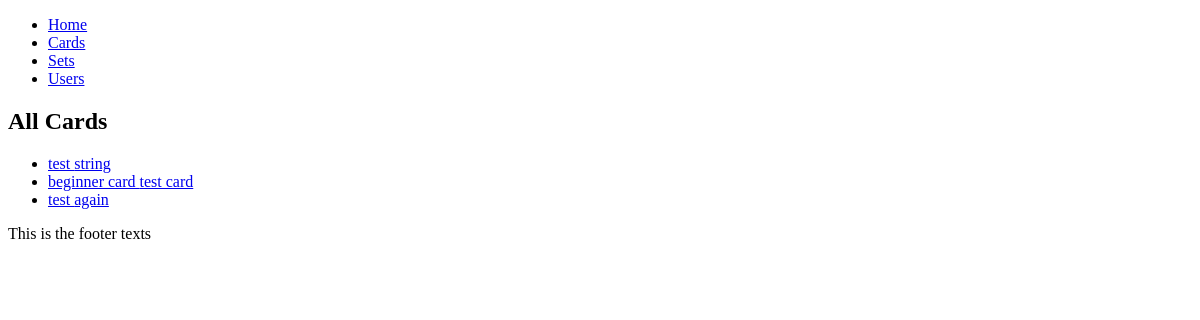
Before: /cards with the older database file.
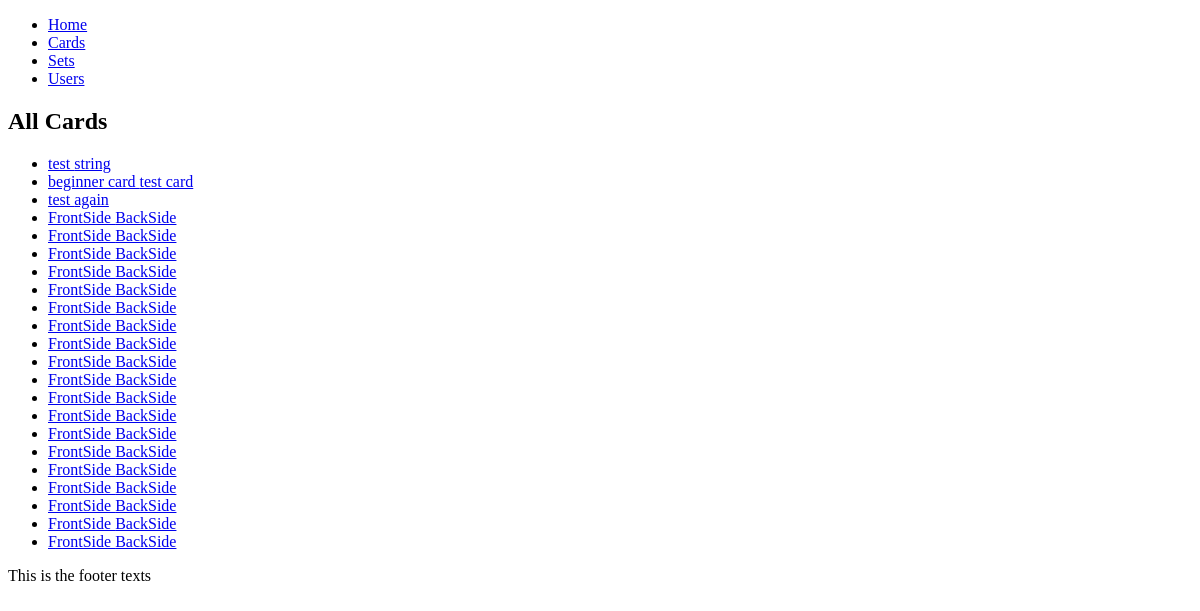
After: the same page with the newer database file.
### main.py (models this page shows)
class Card(SQLModel, table=True):
    id: int | None = Field(default=None, primary_key=True)
    front: str
    back: str
    set_id: int | None = Field(default=None, foreign_key="set.id")
    set: Set | None = Relationship(back_populates="cards")

### main.py (the view)
@app.get("/cards")
async def getCards(request:Request, session: SessionDep , q:str=""):
    search_results = []
    if q:
        cards = session.exec(select(Card).where(Card.front.contains(q))).all()
    else:
        cards = session.exec(select(Card)).all()
    return templates.TemplateResponse(request, "cards.html", {"cards": cards})

### templates/cards.html
{% extends "base.html" %}
{% block content %}
    <h1>All Cards</h1>
    <ul>
        {% for c in cards %}
            <li>
                <a href="/cards/{{ c.id }}">{{ c.front }} {{c.back}}</a>
            </li>
        {% endfor %}
    </ul>
{% endblock %}

### templates/base.html (shortened to what this page needs)
<!DOCTYPE html>
<html lang="en">
  <head>
        {% block head %}
        <link href="{{ url_for('static', path='/css/styles.css') }}" rel="stylesheet">
        {% endblock %}
  </head>
  <body>
    <header>
      <nav>
        <ul>
          <li><a href="{{ url_for('root') }}">Home</a></li>
          <li><a href="{{ url_for('getCards') }}">Cards</a></li>
          <li><a href="{{ url_for('list_sets') }}">Sets</a></li>
          <li><a href="{{ url_for('list_users') }}">Users</a></li>
        </ul>
      </nav>
    </header>
    <section id="content">{% block content %}{% endblock %}</section>
    <footer>
      <a>This is the footer texts</a>
    </footer>
  </body>
</html>

### static/css/styles.css (style rules this page uses)
body { color: rgb(0, 0, 0); }

Changed rows visible on the page:
added Card: front "FrontSide", back "BackSide"
added Card: front "FrontSide", back "BackSide"
added Card: front "FrontSide", back "BackSide"
added Card: front "FrontSide", back "BackSide"
added Card: front "FrontSide", back "BackSide"
added Card: front "FrontSide", back "BackSide"
added Card: front "FrontSide", back "BackSide"
added Card: front "FrontSide", back "BackSide"
added Card: front "FrontSide", back "BackSide"
added Card: front "FrontSide", back "BackSide"
added Card: front "FrontSide", back "BackSide"
added Card: front "FrontSide", back "BackSide"
added Card: front "FrontSide", back "BackSide"
added Card: front "FrontSide", back "BackSide"
added Card: front "FrontSide", back "BackSide"
added Card: front "FrontSide", back "BackSide"
added Card: front "FrontSide", back "BackSide"
added Card: front "FrontSide", back "BackSide"
added Card: front "FrontSide", back "BackSide"
